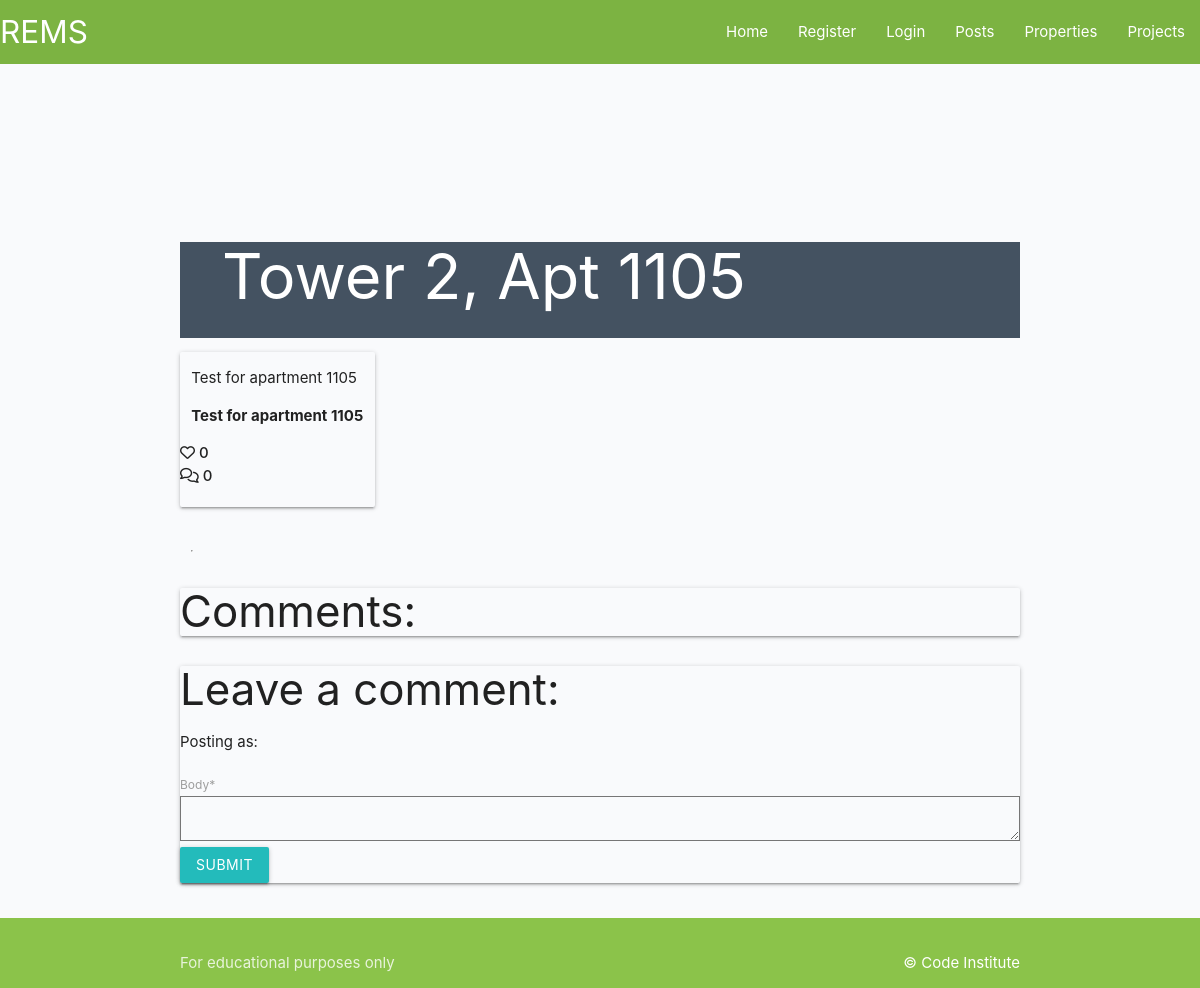
The app's page /tower-2-apt-1105/, older data.
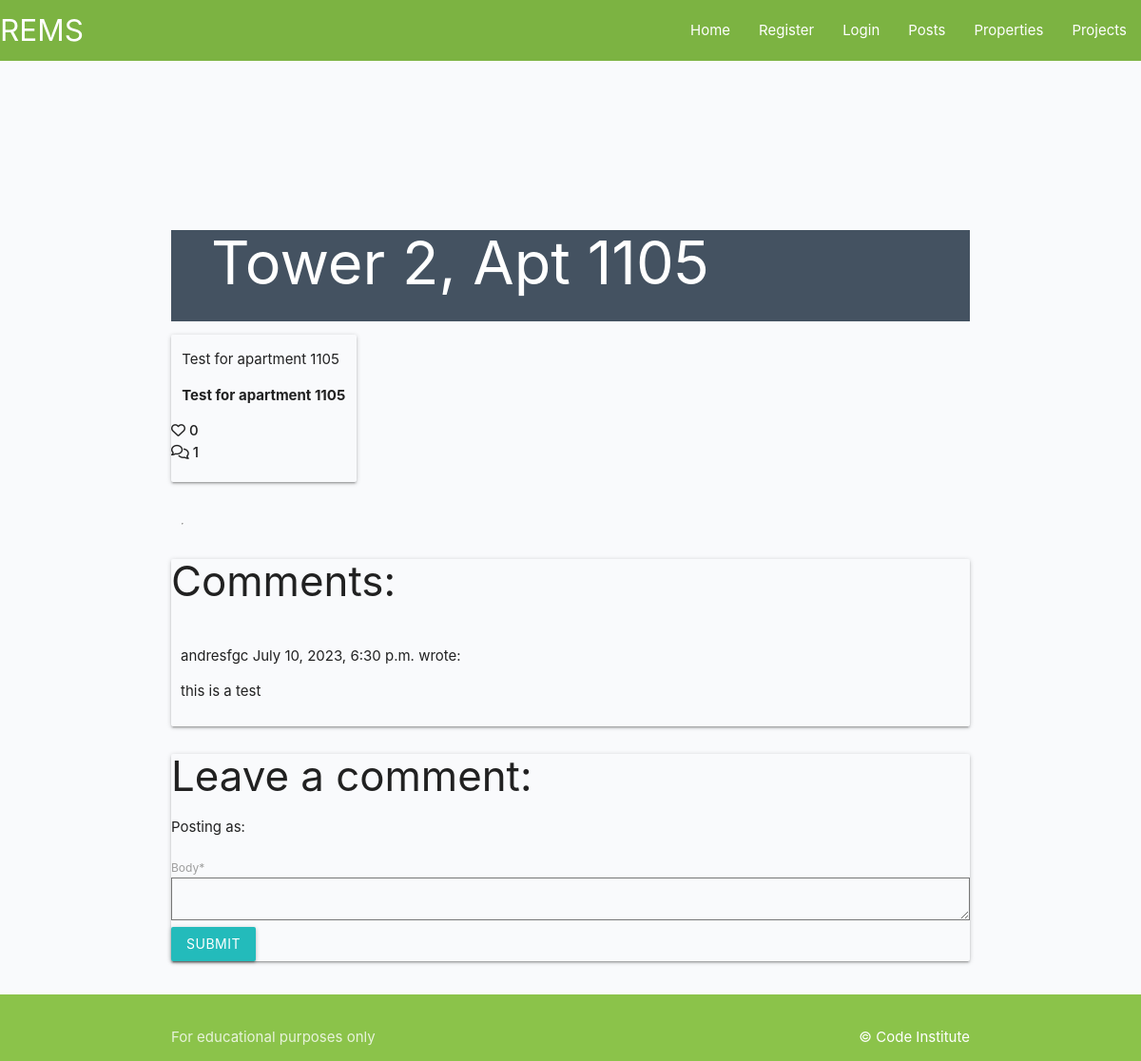
The same page, newer data.
### todo/models.py (models this page shows, shortened)
class Comment(models.Model):
    post = models.ForeignKey(Post, on_delete=models.CASCADE,
                             related_name="comments")
    name = models.CharField(max_length=80)
    email = models.EmailField()
    body = models.TextField()
    created_on = models.DateTimeField(auto_now_add=True)
    approved = models.BooleanField(default=False)
    class Meta:
        ordering = ["created_on"]

### todo/views.py (the view, shortened to what this page needs)
# urls.py: path('<slug:slug>/', views.PostDetail.as_view(), name='post_detail'),
class PostDetail(View):
    def get(self, request, slug, *args, **kwargs):
        queryset = Post.objects.filter(status=1)
        post = get_object_or_404(queryset, slug=slug)
        comments = post.comments.order_by('created_on')
        liked = False
        if post.likes.filter(id=self.request.user.id).exists():
            liked = True
        return render(
            request,
            "post_detail.html",
            {
                "post": post,
                "comments": comments,
                "commented": False,
                "liked": liked,
                "comment_form": CommentForm()
            },
        )

### todo/forms.py
class CommentForm(forms.ModelForm):
    class Meta:
        model = Comment
        fields = ('body',)

### todo/models.py (called while the page is built)
    def number_of_likes(self):
        return self.likes.count()

### templates/post_detail.html (shortened to what this page needs)
{% extends 'base.html' %} {% block content %}
{% load crispy_forms_tags %}
<div class="masthead">
    <div class="container">
        <div class="row g-0">
            <div class="col-md-6 masthead-text">
                <h1 class="post-title">{{ post.title }}</h1>
                <p class="post-subtitle">{{ post.author }} | {{ post.created_on }}</p>
            </div>
        </div>
    </div>
</div>
<div class="container">
    <div class="row">
        <div class="col card mb-4  mt-3 left  top">
            <div class="card-body">
                <p class="card-text ">
                    {{ post.content | safe }}
                </p>
                <div class="row">
                    <div class="col-1">
                        <strong>
                            {% if user.is_authenticated %}
                            <form class="d-inline" action="{% url 'post_like' post.slug %}" method="POST">
                                {% csrf_token %}
                                {% if liked %}
                                <button type="submit" name="blogpost_id" value="{{post.slug}}" class="btn-like"><i class="fas fa-heart"></i></button>
                                {% else %}
                                <button type="submit" name="blogpost_id" value="{{post.slug}}" class="btn-like"><i class="far fa-heart"></i></button>
                                {% endif %}
                            </form>
                            {% else %}
                            <span class="text-secondary"><i class="far fa-heart"></i></span>
                            {% endif %}
                        <span class="text-secondary">{{ post.number_of_likes }} </span>
                        </strong>
                    </div>
                    <div class="col-1">
                        {% with comments.count as total_comments %}
                        <strong class="text-secondary"><i class="far fa-comments"></i>
                            {{ total_comments }}</strong>
                        {% endwith %}
                    </div>
                </div>
            </div>
        </div>
    </div>
    <div class="row">
        <div class="col">
            <hr>
        </div>
    </div>
    <div class="row">
        <div class="col-md-8 card mb-4  mt-3 ">
            <h3>Comments:</h3>
            <div class="card-body">
                {% for comment in comments %}
                <div class="comments" style="padding: 10px;">
                    <p class="font-weight-bold">
                        {{ comment.name }}
                        <span class=" text-muted font-weight-normal">
                            {{ comment.created_on }}
                        </span> wrote:
                    </p>
                    {{ comment.body | linebreaks }}
                </div>
                {% endfor %}
            </div>
        </div>
        <div class="col-md-4 card mb-4  mt-3 ">
            <div class="card-body">
                <h3>Leave a comment:</h3>
                <p>Posting as: {{ user.username }}</p>
                <form method="post" style="margin-top: 1.3em;">
                    {{ comment_form | crispy }}
                    <button type="submit" class="btn btn-signup btn-lg">Submit</button>
                </form>
            </div>
        </div>
    </div>
</div>
{% endblock content %}

Row changes from the older to the newer data that the page shows:
added Comment: name "andresfgc", created_on "July 10, 2023, 6:30 p.m.", body "this is a test"
Text that changed along with them:
{{ total_comments }}: "0" → "1"
